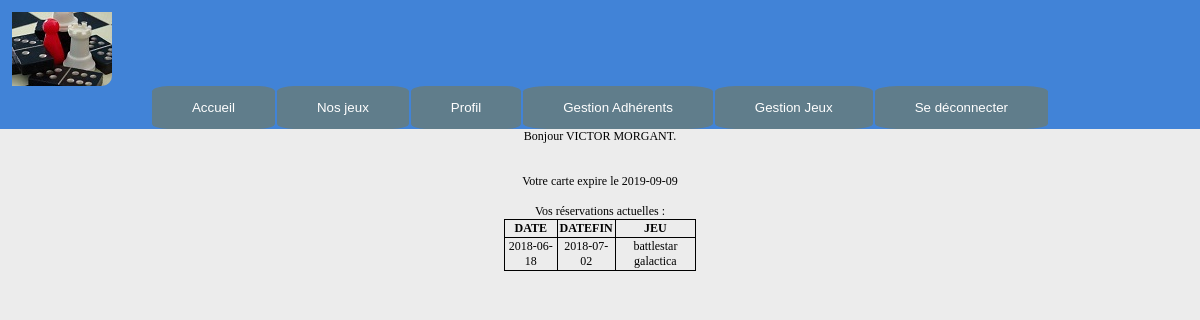
The page /profil.php (signed in) on the database as committed earlier.
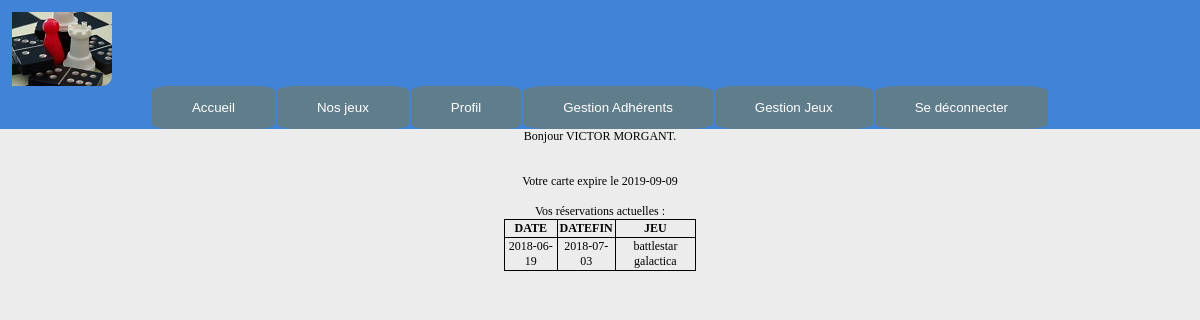
The same page on the database as committed later.
### tables this page shows
CREATE TABLE IF NOT EXISTS `reservation` (
  `ID` int(15) NOT NULL,
  `DATE` date NOT NULL,
  `IDJEU` int(5) NOT NULL,
  `IDADHERENT` int(5) NOT NULL,
  `DATEFIN` date NOT NULL
);

CREATE TABLE IF NOT EXISTS `jeux` (
  `IDJEU` int(5) NOT NULL,
  `NOMJEU` varchar(20) NOT NULL,
  `AGEMIN` int(2) NOT NULL,
  `AGEMAX` int(2) NOT NULL,
  `TYPE` varchar(20) NOT NULL,
  `DESCRIPTION` text NOT NULL,
  `NBBOITE` int(2) NOT NULL,
  `NBDISPO` int(11) NOT NULL
);

### profil.php (the view, shortened to what this page needs)
<?php
	include_once 'minimal.php';
?>
<html lang="fr">
	<body>
		<div class = "textBox">
			<?php
				$ID=$_SESSION['ID'];
				echo "<div class = 'textBox'> Bonjour ".$_SESSION['Prenom']." ".$_SESSION['Nom'].".</div>";
				echo "</br></br> Votre carte expire le ".$_SESSION['FinAdhesion'];
				echo "</br></br>Vos réservations actuelles : ";
				$QueryReservation = "SELECT `DATE`,`DATEFIN`,`NOMJEU` FROM `reservation`,`jeux`WHERE `reservation`.`IDJEU` = `jeux`.`IDJEU` AND `reservation`.`IDADHERENT` =".$ID."";
				$Result= $Connect->query($QueryReservation);
				echo "<table> ";
				echo"<tr><th>DATE</th><th>DATEFIN</th> <th>JEU</th></tr>";
				while ($Jeu = mysqli_fetch_array($Result) ){
					echo " <tr><td>".$Jeu[0]."</td><td>".$Jeu[1]."</td><td>".$Jeu[2]."</td></tr>";
				}
			?>
		</div>
	<body>
</html>

Rows that differ between the two databases and show on the page:
no longer on this page (row edited): reservation: DATE "2018-06-18", DATEFIN "2018-07-02", jeux.NOMJEU "battlestar galactica"
now on this page (row edited): reservation: DATE "2018-06-19", DATEFIN "2018-07-03", jeux.NOMJEU "battlestar galactica"
